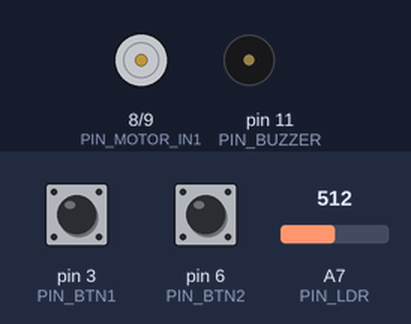
Bench run of a sketch on a simulated Arduino Nano, built with avr-gcc and run on an emulated ATmega328P. Shown: motor-driver pin pairs drawn as motors (green arrow = first pin HIGH = forward, orange = second pin HIGH = backward, longer = more drive, scaled by the enable pin), buzzer (waves = sounding). The test bench sets the inputs (shaded band); at power-on: pin 3 (PIN_BTN1) HIGH, A7 (PIN_LDR) = 512, pin 6 (PIN_BTN2) HIGH. What the sketch prints to the serial monitor is not drawn.

Above: at 1.7 s.
1.8 s: pin 3 (PIN_BTN1) pulled LOW for 0.15 s
At 2.5 s:
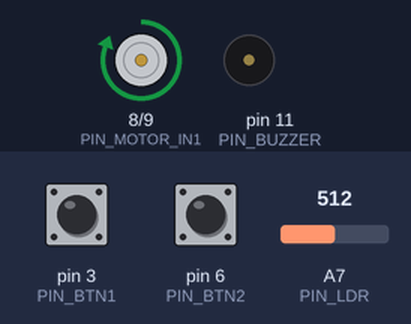
4.9 s: pin 3 (PIN_BTN1) pulled LOW for 0.15 s
At 5.13 s:
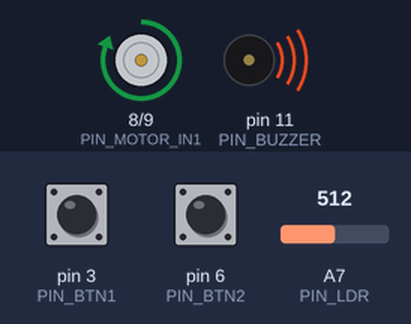
8.0 s: A7 (PIN_LDR) set to 306
9.5 s: pin 6 (PIN_BTN2) pulled LOW for 0.15 s
At 11.3 s:
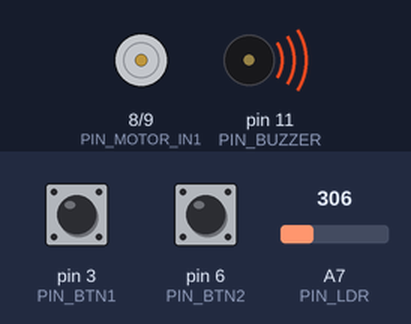
Timing chart, 0 to 12.9 s (numbered marks = the images above; inputs shaded):
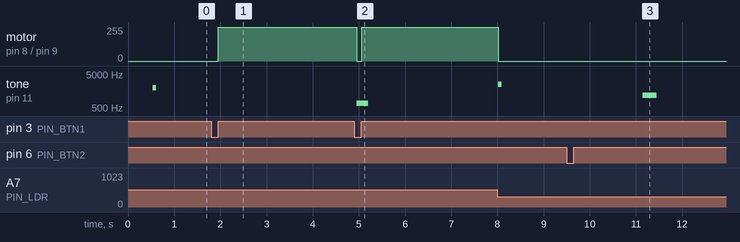

The sketch:

85-ButtonFeedTest.ino
```cpp
/* ============================================================================
 *  85-ButtonFeedTest  ——  两个按钮 + 串口指令  测单张进料（Arduino Nano）
 * ----------------------------------------------------------------------------
 *  日期：2026-11-05
 *
 *  一、两个按键（一直有效，不像 82 那样被"主机在线"门控住）
 *    【BTN1 = D3】按一下 → 单张进料
 *        电机转 → 盯着光敏 → 读数降到阈值以下（卡牌遮住）→ 立刻停、计数+1、鸣一声
 *        超时没遮住 → 停 + 鸣两声
 *    【BTN2 = D6】按一下 → 重新学光敏阈值
 *                按住 1.5 秒 → 计数清零
 *
 *  二、串口指令（115200，行尾「新行」或「NL+CR」都行）
 *    ?            帮助
 *    i            查看当前参数与状态
 *    r            读一次光敏当前值
 *    c            单张进料（闭环，同 BTN1）
 *    s            连续进料（一直转，直到 t）
 *    t            停电机
 *    l            重新学基线（要求光敏露光、没卡）
 *    p<数字>      设转速 PWM      例：p150   （0~255）
 *    h<数字>      设遮挡阈值      例：h560
 *    u<数字>      设阈值比例(%)   例：u75    （阈值 = 基线 × 0.75）
 *    m<数字>      设单张超时 ms   例：m3000
 *    z            计数清零
 *
 *  三、自动学习
 *    上电采 20 帧取中位数作为亮态基线，阈值 = 基线 × LDR_RATIO。
 *
 *  接线：光敏 A7 ／ 电机 ENA=D7 IN1=D8 IN2=D9 ／ 蜂鸣器 D11 ／ 按键 D3、D6（另一端接GND）
 * ========================================================================== */

/* ------------------------------ CONFIG ---------------------------------- */
#define PIN_LDR         A7
#define PIN_MOTOR_ENA   7
#define PIN_MOTOR_IN1   8
#define PIN_MOTOR_IN2   9
#define PIN_BUZZER      11
#define PIN_BTN1        3
#define PIN_BTN2        6

#define MOTOR_PWM_INI   200     /* 初始转速 0~255 */
#define LDR_RATIO_INI   0.75    /* 初始阈值比例 */
#define PUSH_MAX_MS_INI 3000    /* 初始单张超时 */
#define MIN_RUN_MS      120     /* 刚启动这段时间不判定 */
#define LEARN_N         20
#define LEARN_GAP_MS    15
#define SAMPLE_MS       20
#define PRINT_MS        500     /* 状态行打印周期 */
#define DEBOUNCE_MS     30
#define LONG_PRESS_MS   1500
#define BTN_ACTIVE_LOW  1
#define DARK_MEANS_CARD 1
#define CMD_BUF         40

/* ------------------------------------------------------------------------ */

static int      g_base      = 0;
static int      g_th        = 0;
static bool     g_thManual  = false;   /* 手动设过阈值，学习时不覆盖 */
static int      g_cur       = 0;
static int      g_pwm       = MOTOR_PWM_INI;
static float    g_ratio     = LDR_RATIO_INI;
static uint32_t g_maxMs     = PUSH_MAX_MS_INI;

static bool     g_feeding   = false;
static bool     g_continuous= false;
static uint32_t g_pushStart = 0;
static uint16_t g_count     = 0;

static uint8_t  g_b1Prev = 1, g_b2Prev = 1;
static uint32_t g_b1Change = 0, g_b2Change = 0, g_b2Down = 0;
static bool     g_b2LongDone = false;

static uint32_t g_tSample = 0, g_tPrint = 0;

static char     g_cmd[CMD_BUF];
static uint8_t  g_cmdLen = 0;


/* ---------------------------- 基础 ---------------------------- */
static void motor(uint8_t on, uint8_t dir, uint8_t pwm)
{
  if (!on)
  {
    analogWrite(PIN_MOTOR_ENA, 0);
    digitalWrite(PIN_MOTOR_IN1, LOW);
    digitalWrite(PIN_MOTOR_IN2, LOW);
    return;
  }
  analogWrite(PIN_MOTOR_ENA, pwm);
  if (dir) { digitalWrite(PIN_MOTOR_IN1, HIGH); digitalWrite(PIN_MOTOR_IN2, LOW);  }
  else     { digitalWrite(PIN_MOTOR_IN1, LOW);  digitalWrite(PIN_MOTOR_IN2, HIGH); }
}

static uint8_t btn_read(uint8_t pin)
{
  uint8_t v = digitalRead(pin) ? 1 : 0;
  return BTN_ACTIVE_LOW ? (uint8_t)(!v) : v;
}

static bool is_blocked(int v)
{
#if DARK_MEANS_CARD
  return v < g_th;
#else
  return v > g_th;
#endif
}

static void recompute_th(void)
{
#if DARK_MEANS_CARD
  g_th = (int)(g_base * g_ratio);
#else
  g_th = (int)(g_base / g_ratio);
#endif
}

static void print_params(void)
{
  Serial.println(F("---------- 当前参数 ----------"));
  Serial.print(F("  转速 PWM   : ")); Serial.println(g_pwm);
  Serial.print(F("  亮态基线   : ")); Serial.println(g_base);
  Serial.print(F("  遮挡阈值   : ")); Serial.print(g_th);
  Serial.println(g_thManual ? F("   (手动设定)") : F("   (基线×比例)"));
  Serial.print(F("  阈值比例   : ")); Serial.println(g_ratio, 2);
  Serial.print(F("  单张超时   : ")); Serial.print(g_maxMs); Serial.println(F(" ms"));
  Serial.print(F("  当前读数   : ")); Serial.print(g_cur);
  Serial.println(is_blocked(g_cur) ? F("   [已遮挡]") : F("   [亮]"));
  Serial.print(F("  电机       : "));
  if (g_continuous)   Serial.println(F("RUN (连续)"));
  else                Serial.println(g_feeding ? F("RUN (单张)") : F("STOP"));
  Serial.print(F("  计数       : ")); Serial.println(g_count);
  Serial.println(F("------------------------------"));
}

static void print_help(void)
{
  Serial.println(F("========== 指令表 =========="));
  Serial.println(F("  ?      本帮助"));
  Serial.println(F("  i      查看当前参数/阈值/读数"));
  Serial.println(F("  r      读一次光敏当前值"));
  Serial.println(F("  c      单张进料（闭环，同 BTN1）"));
  Serial.println(F("  s      连续进料（一直转）"));
  Serial.println(F("  t      停电机"));
  Serial.println(F("  l      重新学基线（需露光无卡）"));
  Serial.println(F("  p<数字>  设转速 PWM     例 p150"));
  Serial.println(F("  h<数字>  设遮挡阈值     例 h560"));
  Serial.println(F("  u<数字>  设阈值比例(%)  例 u75"));
  Serial.println(F("  m<数字>  设单张超时 ms  例 m3000"));
  Serial.println(F("  z      计数清零"));
  Serial.println(F("============================"));
}


/* ---------------------------- 学基线 ---------------------------- */
static bool learn_base(void)
{
  int buf[LEARN_N];
  int n = 0;

  Serial.println(F("[学习] 采集中，请确保光敏露光、没有卡..."));
  for (int i = 0; i < LEARN_N; i++)
  {
    buf[n++] = analogRead(PIN_LDR);
    delay(LEARN_GAP_MS);
  }

  for (int i = 1; i < n; i++)
  {
    int key = buf[i], j = i - 1;
    while (j >= 0 && buf[j] > key) { buf[j + 1] = buf[j]; j--; }
    buf[j + 1] = key;
  }

  int med = buf[n / 2];
  if (med <= 5)
  {
    Serial.print(F("[学习] 基线异常（="));
    Serial.print(med);
    Serial.println(F("），检查光敏接线或补光灯"));
    return false;
  }

  g_base = med;
  if (!g_thManual) recompute_th();

  Serial.print(F("[学习] 基线="));
  Serial.print(g_base);
  Serial.print(F("  阈值="));
  Serial.print(g_th);
  if (g_thManual) Serial.print(F("（手动阈值保持不变）"));
  Serial.println();
  tone(PIN_BUZZER, 2000, 80);
  return true;
}


/* ---------------------------- 进料 ---------------------------- */
static void start_single(void)
{
  if (g_continuous) { Serial.println(F("[推卡] 连续进料中，先发 t 停")); return; }
  if (g_feeding)    { Serial.println(F("[推卡] 正在推，忽略")); return; }

  int v = analogRead(PIN_LDR);
  g_cur = v;
  if (is_blocked(v))
  {
    Serial.print(F("[推卡] 光敏已被遮住（读数 "));
    Serial.print(v);
    Serial.print(F(" < 阈值 "));
    Serial.print(g_th);
    Serial.println(F("），请先移开卡牌"));
    tone(PIN_BUZZER, 800, 200);
    return;
  }

  Serial.print(F("[推卡] 开始 PWM="));
  Serial.print(g_pwm);
  Serial.print(F("  读数="));
  Serial.print(v);
  Serial.print(F("  阈值="));
  Serial.println(g_th);

  motor(1, 1, (uint8_t)g_pwm);
  g_feeding = true;
  g_pushStart = millis();
}

static void finish_single(bool success)
{
  motor(0, 1, 0);
  g_feeding = false;
  uint32_t el = millis() - g_pushStart;

  if (success)
  {
    g_count++;
    Serial.print(F("[推卡] OK 卡牌遮挡光敏！用时 "));
    Serial.print(el);
    Serial.print(F(" ms  计数="));
    Serial.println(g_count);
    tone(PIN_BUZZER, 2500, 80);
  }
  else
  {
    Serial.print(F("[推卡] 超时 "));
    Serial.print(el);
    Serial.println(F(" ms 未遮挡，已停"));
    tone(PIN_BUZZER, 700, 150);
    delay(100);
    tone(PIN_BUZZER, 700, 150);
  }
}

static void start_continuous(void)
{
  if (g_continuous) { Serial.println(F("[连续] 已经在转")); return; }
  if (g_feeding)    { Serial.println(F("[连续] 单张进料中，稍后")); return; }
  motor(1, 1, (uint8_t)g_pwm);
  g_continuous = true;
  Serial.print(F("[连续] 开始 PWM="));
  Serial.println(g_pwm);
}

static void stop_all(void)
{
  motor(0, 1, 0);
  if (g_feeding || g_continuous) Serial.println(F("[电机] 已停"));
  g_feeding = false;
  g_continuous = false;
}

static void poll_feeding(void)
{
  if (!g_feeding) return;

  int v = analogRead(PIN_LDR);
  g_cur = v;
  uint32_t el = millis() - g_pushStart;

  if (el >= MIN_RUN_MS && is_blocked(v)) { finish_single(true);  return; }
  if (el >= g_maxMs)                     { finish_single(false); return; }
}


/* ---------------------------- 串口指令 ---------------------------- */
static void handle_command(char *s)
{
  while (*s == ' ' || *s == '\t') s++;
  int L = (int)strlen(s);
  while (L > 0 && (s[L - 1] == '\r' || s[L - 1] == ' ' || s[L - 1] == '\t')) s[--L] = 0;
  if (L == 0) return;

  char c = s[0];
  long val = atol(s + 1);

  switch (c)
  {
    case '?': print_help(); return;
    case 'i': g_cur = analogRead(PIN_LDR); print_params(); return;
    case 'r':
      g_cur = analogRead(PIN_LDR);
      Serial.print(F("[光敏] 读数="));
      Serial.print(g_cur);
      Serial.print(F("  基线="));
      Serial.print(g_base);
      Serial.print(F("  阈值="));
      Serial.print(g_th);
      Serial.print(F("  状态="));
      Serial.println(is_blocked(g_cur) ? F("已遮挡") : F("亮"));
      return;
    case 'c': start_single(); return;
    case 's': start_continuous(); return;
    case 't': stop_all(); return;
    case 'l':
      if (g_feeding || g_continuous) { Serial.println(F("[学习] 电机在转，先发 t")); return; }
      learn_base();
      return;
    case 'z':
      g_count = 0;
      Serial.println(F("[计数] 已清零"));
      return;
    case 'p':
      if (val >= 0 && val <= 255)
      {
        g_pwm = (int)val;
        Serial.print(F("[设置] 转速 PWM = "));
        Serial.println(g_pwm);
        if (g_continuous) { motor(1, 1, (uint8_t)g_pwm); Serial.println(F("[设置] 已在转，速度已生效")); }
      }
      else Serial.println(F("[错误] PWM 范围 0~255，例：p150"));
      return;
    case 'h':
      if (val > 0 && val < 4096)
      {
        g_th = (int)val;
        g_thManual = true;
        Serial.print(F("[设置] 遮挡阈值 = "));
        Serial.print(g_th);
        Serial.println(F("（手动设定，学基线不会覆盖）"));
      }
      else Serial.println(F("[错误] 阈值范围 1~4095，例：h560"));
      return;
    case 'u':
      if (val >= 10 && val <= 99)
      {
        g_ratio = val / 100.0;
        g_thManual = false;
        recompute_th();
        Serial.print(F("[设置] 阈值比例 = "));
        Serial.print(g_ratio, 2);
        Serial.print(F("  当前阈值 = "));
        Serial.println(g_th);
      }
      else Serial.println(F("[错误] 比例用百分数 10~99，例：u75"));
      return;
    case 'm':
      if (val >= 200 && val <= 30000)
      {
        g_maxMs = (uint32_t)val;
        Serial.print(F("[设置] 单张超时 = "));
        Serial.print(g_maxMs);
        Serial.println(F(" ms"));
      }
      else Serial.println(F("[错误] 超时 200~30000 ms，例：m3000"));
      return;
    default:
      Serial.print(F("[错误] 不认识的指令："));
      Serial.println(s);
      Serial.println(F("  发 ? 看指令表"));
      return;
  }
}

static void poll_serial(void)
{
  while (Serial.available() > 0)
  {
    char ch = (char)Serial.read();
    if (ch == '\n' || ch == '\r')
    {
      if (g_cmdLen > 0)
      {
        g_cmd[g_cmdLen] = 0;
        handle_command(g_cmd);
        g_cmdLen = 0;
      }
    }
    else if (g_cmdLen < CMD_BUF - 1)
    {
      g_cmd[g_cmdLen++] = ch;
    }
  }
}


/* ---------------------------- setup / loop ---------------------------- */
void setup()
{
  Serial.begin(115200);
  delay(200);

  pinMode(PIN_MOTOR_ENA, OUTPUT);
  pinMode(PIN_MOTOR_IN1, OUTPUT);
  pinMode(PIN_MOTOR_IN2, OUTPUT);
  pinMode(PIN_BUZZER, OUTPUT);
  pinMode(PIN_BTN1, INPUT_PULLUP);
  pinMode(PIN_BTN2, INPUT_PULLUP);

  motor(0, 1, 0);

  Serial.println();
  Serial.println(F("=================================================="));
  Serial.println(F(" 85-ButtonFeedTest  按键 + 串口指令 测单张进料"));
  Serial.println(F("--------------------------------------------------"));
  Serial.print(F(" 转速 PWM "));   Serial.print(g_pwm);
  Serial.print(F("   阈值比例 "));  Serial.print(g_ratio, 2);
  Serial.print(F("   超时 "));      Serial.print(g_maxMs);
  Serial.println(F(" ms"));
  Serial.println(F(" BTN1(D3)=单张进料   BTN2(D6)=刷新阈值(长按清计数)"));
  Serial.println(F(" 串口：? 帮助  i 参数  c 推一张  t 停  p150 调速"));
  Serial.println(F("=================================================="));
  Serial.println();

  learn_base();
  print_help();

  g_b1Prev = btn_read(PIN_BTN1);
  g_b2Prev = btn_read(PIN_BTN2);
}


void loop()
{
  uint32_t now = millis();

  /* ---------- 0) 串口指令（随时可改参数） ---------- */
  poll_serial();

  /* ---------- 1) 按键 ---------- */
  uint8_t b1 = btn_read(PIN_BTN1);
  uint8_t b2 = btn_read(PIN_BTN2);

  /* 边沿检测：状态一变就处理（82 的写法，简单可靠） */
  if (b1 != g_b1Prev)
  {
    g_b1Prev = b1;
    if (b1 == 0) start_single();
  }

  if (b2 != g_b2Prev)
  {
    g_b2Prev = b2;
    if (b2 == 0)
    {
      g_b2Down = now;
      g_b2LongDone = false;
    }
    else
    {
      /* 松开：没到长按就是"刷新阈值" */
      if (!g_b2LongDone && g_b2Down)
      {
        if (g_feeding || g_continuous) Serial.println(F("[学习] 电机在转，先发 t"));
        else learn_base();
      }
      g_b2Down = 0;
      g_b2LongDone = false;
    }
  }

  /* BTN2 一直按住 → 1.5 秒后清计数 */
  if (b2 == 0 && !g_b2LongDone && g_b2Down && (now - g_b2Down) >= LONG_PRESS_MS)
  {
    g_b2LongDone = true;
    g_count = 0;
    Serial.println(F("[计数] 已清零（长按 D6）"));
    tone(PIN_BUZZER, 1200, 300);
  }

  /* ---------- 2) 采样 / 判遮挡 ---------- */
  if (now - g_tSample >= SAMPLE_MS)
  {
    g_tSample = now;
    poll_feeding();
    if (!g_feeding) g_cur = analogRead(PIN_LDR);
  }

  /* ---------- 3) 周期状态行 ---------- */
  if (now - g_tPrint >= PRINT_MS)
  {
    g_tPrint = now;
    Serial.print(F("[状态] LDR="));
    if (g_cur < 100) Serial.print(' ');
    if (g_cur < 10)  Serial.print(' ');
    Serial.print(g_cur);
    Serial.print(F(" 阈值="));
    Serial.print(g_th);
    Serial.print(F(" PWM="));
    Serial.print(g_pwm);
    Serial.print(F(" 电机="));
    if (g_continuous)   Serial.print(F("CONT"));
    else if (g_feeding) Serial.print(F("RUN"));
    else                Serial.print(F("STOP"));
    Serial.print(F(" 计数="));
    Serial.println(g_count);
  }
}
```

Measured:
- after the input at 1.8 s, motor on pin 8 (PIN_MOTOR_IN1) / pin 9 (PIN_MOTOR_IN2): stopped → forward 255/255 after 0.15 s
- after the input at 9.5 s, tone on pin 11 (PIN_BUZZER): silent → 1200 Hz after 1.6 s, → silent 0.30 s later
